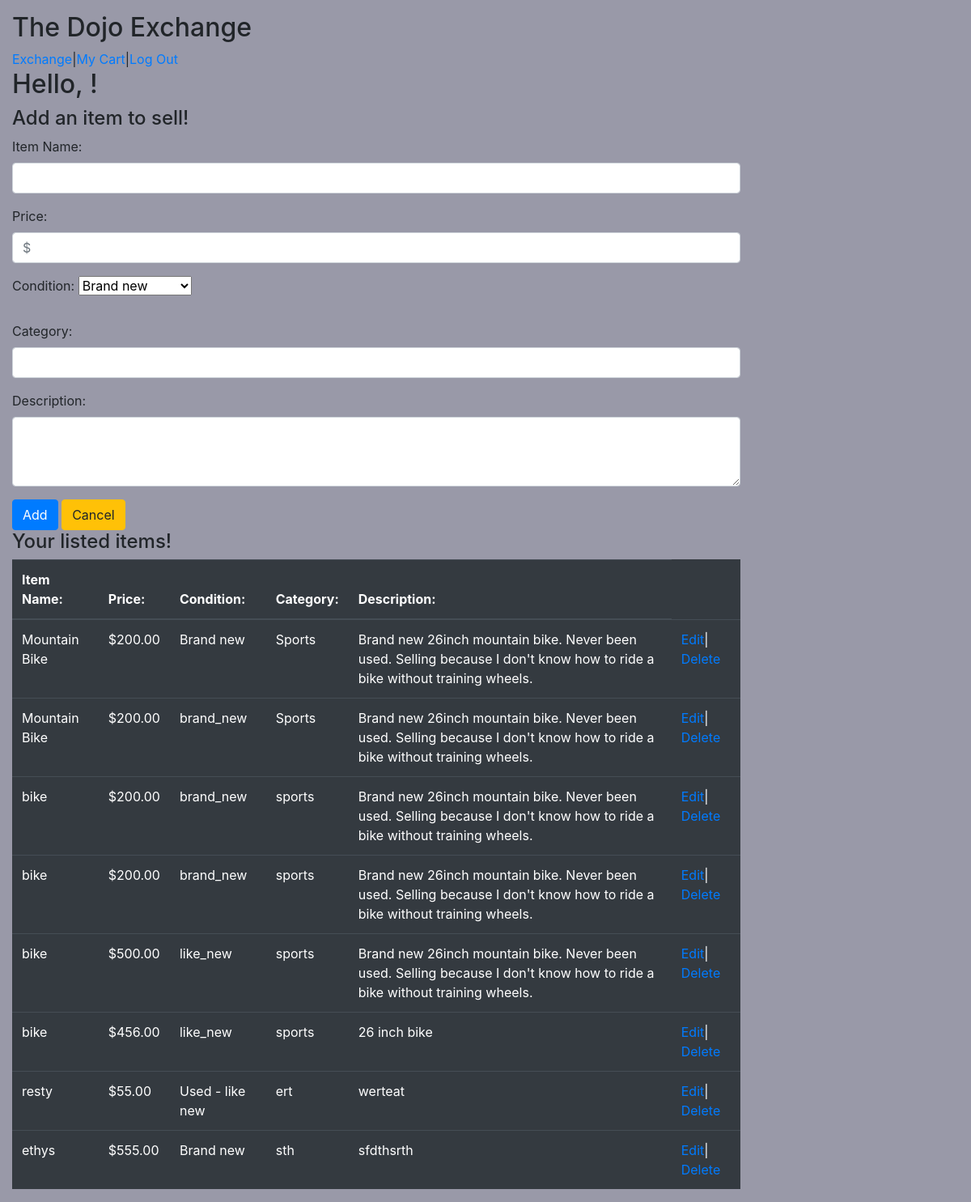
The app's page /account (signed in), older data.
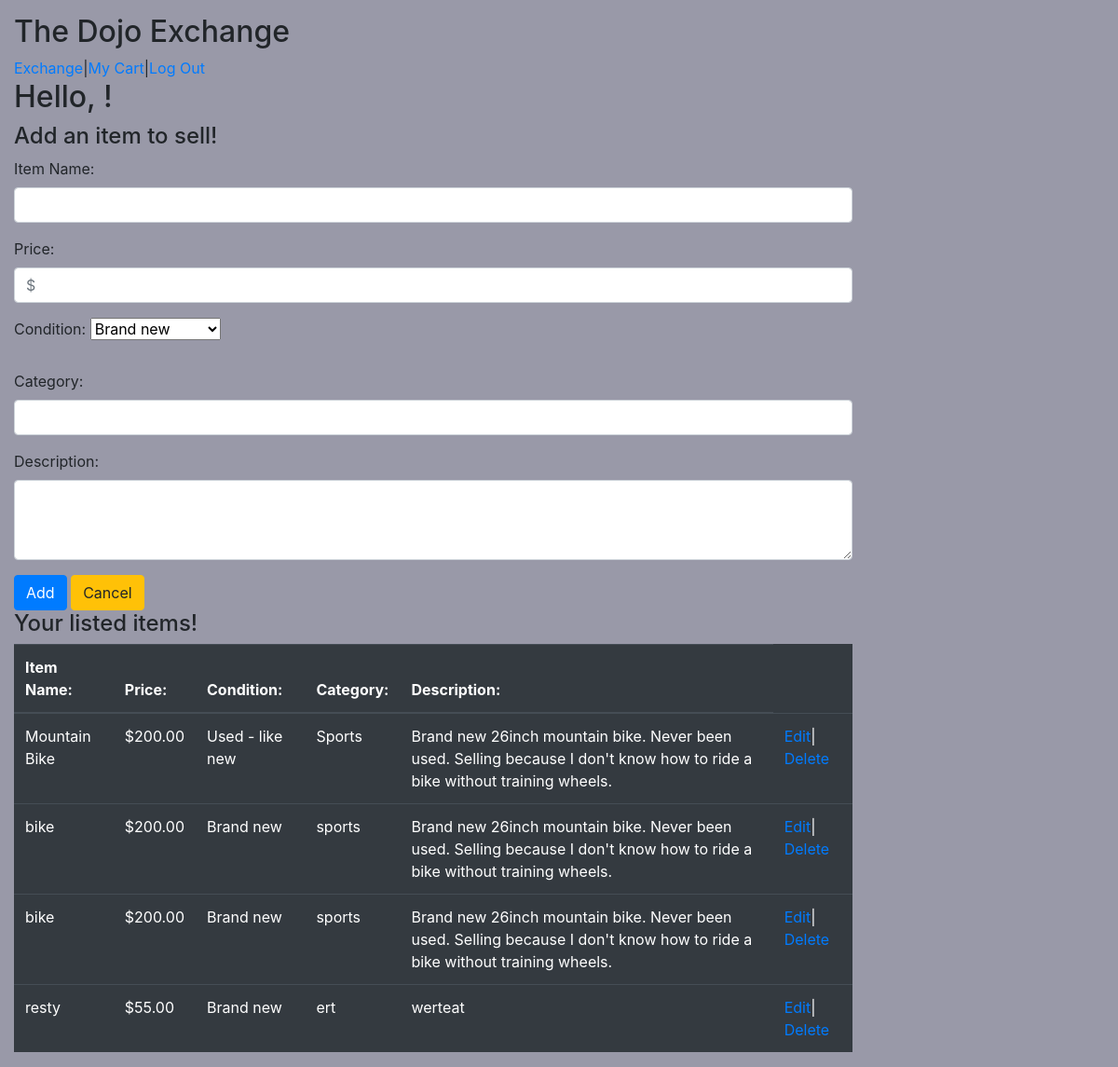
The same page, newer data.
### exchange_app/models.py (models this page shows)
class Item(models.Model):
    item_name = models.CharField(max_length=255)
    price = models.DecimalField(decimal_places=2, max_digits=5)
    condition = models.CharField(max_length=25)
    category = models.CharField(max_length=50)
    description = models.TextField()
    seller = models.ForeignKey(User, related_name="items", on_delete = models.CASCADE)
    buyer = models.ManyToManyField(User, related_name="item_buyer")
    created_at = models.DateTimeField(auto_now_add=True)
    updated_at = models.DateTimeField(auto_now=True)
    objects=ItemManager()

### exchange_app/views.py (the view)
# urls.py: path('account', views.account),
def account(request):
    if 'user_id' in request.session:
        user = User.objects.filter(id=request.session['user_id'])
        if user:
            context = {
                'user': user[0],
                'items': Item.objects.all(),
            }
            return render(request, 'account.html', context)
    return redirect('/')

### exchange_app/templates/account.html (shortened to what this page needs)
<!DOCTYPE html>
<html lang="en">
<head>
    <link rel="stylesheet" href="https://stackpath.bootstrapcdn.com/bootstrap/4.5.2/css/bootstrap.min.css"
>
    {% load static %}
    <link rel="stylesheet" href="{% static 'css/style.css' %}">
</head>
<body>
    <div class="header">
        <h2>The Dojo Exchange</h2>
        <nav><a href="/dashboard">Exchange</a>|<a href="">My Cart</a>|<a href="/logout">Log Out</a></nav>
    </div>
    <h2>Hello, {{ request.session.user_name }}!</h2>
    <div class="items_section">
        <section>
            <div class="add_item">
                <h4>Add an item to sell!</h4>
                <form action="/add_item" method="post" enctype="multipart/form-data">
                    <div class="form-group">
                        <label for="item_name">Item Name:</label><input name="item_name" type="text"
                            class="form-control">
                    </div>
                    <div class="form-group">
                        <label for="price">Price:</label><input name="price" type="number" class="form-control"
                            placeholder='$'>
                    </div>
                    <div class="form-group">
                        <label for="condition">Condition:</label>
                        <select class="form-select form-select-lg mb-3" name="condition">
                            <option value="Brand new">Brand new</option>
                        </select>
                    </div>
                    <div class="form-group">
                        <label for="category">Category:</label><input name="category" type="text" class="form-control">
                    </div>
                    <div class="form-group">
                        <label for="description">Description:</label><textarea class="form-control" rows="3" cols="20"
                            name="description"></textarea>
                    </div>
                    <button class="btn btn-primary">Add</button>
                    <a href="/account" role="button" class="btn btn-warning">Cancel</a>
                </form>
            </div>
        </section>
        <section>
            <div class="listed_items">
                <h4>Your listed items!</h4>
                <table class="table table-dark">
                    <thead>
                        <tr>
                            <th>Item Name:</th>
                            <th>Price:</th>
                            <th>Condition:</th>
                            <th>Category:</th>
                            <th>Description:</th>
                        </tr>
                    </thead>
                    <tbody>
                    {% for item in items %}
                        {% if item.seller.id == request.session.user_id %}
                        <tr>
                            <td>{{ item.item_name}}</td>
                            <td>${{ item.price }}</td>
                            <td>{{ item.condition }}</td>
                            <td>{{ item.category }}</td>
                            <td>{{ item.description }}</td>
                            <td>
                                <a href="/items/{{ item.id }}/edit_item">Edit</a>|
                                <a href="/items/{{ item.id }}/delete_item">Delete</a>
                            </td>
                        </tr>
                        {% endif %}
                    {% endfor %}
                    </tbody>
                </table>
        </section>
    </div>
</body>
</html>

### exchange_app/static/css/style.css (style rules this page uses)
* { margin:0; padding: 0; }
body { width: 900px; margin: 15px; background-color: rgb(153, 153, 168); }

Row changes from the older to the newer data that the page shows:
removed Item: item_name "Mountain Bike", price "200.00", condition "Brand new", category "Sports", description "Brand new 26inch mountain bike. Never been used. Selling because I don't know how to ride a bike without training wheels."
removed Item: item_name "bike", price "500.00", condition "like_new", category "sports", description "Brand new 26inch mountain bike. Never been used. Selling because I don't know how to ride a bike without training wheels."
removed Item: item_name "bike", price "456.00", condition "like_new", category "sports", description "26 inch bike"
removed Item: item_name "ethys", price "555.00", condition "Brand new", category "sth", description "sfdthsrth"
changed Item "Mountain Bike": condition "brand_new" → "Used - like new"
changed Item (number 2 of 4 on the later page): condition "brand_new" → "Brand new"
changed Item (number 3 of 4 on the later page): condition "brand_new" → "Brand new"
changed Item "resty": condition "Used - like new" → "Brand new"
